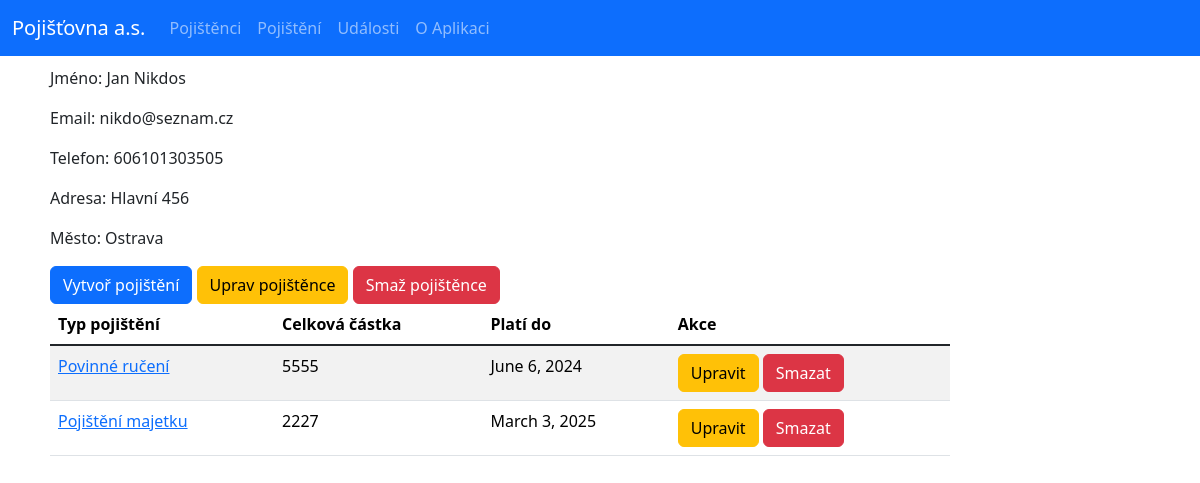
Page /policyholder-detail/2/ on the committed database.
### base/models.py (models this page shows, shortened)
class Policyholder(models.Model):
    first_name = models.CharField("Jméno", max_length=50)
    last_name = models.CharField("Příjmení", max_length=50)
    email = models.EmailField()
    phone = models.CharField("Telefon", max_length=20)
    address = models.CharField("Adresa", max_length=100)
    city = models.CharField("Město", max_length=100)
    zip_code = models.CharField("PSČ", max_length=20)
    class Meta:
        ordering = ['last_name', 'first_name']

class InsurancePolicy(models.Model):
    holder = models.ForeignKey(Policyholder, on_delete=models.CASCADE)
    effective_date = models.DateField("Začátek platnosti")
    expire_date = models.DateField("Konec platnosti")
    total_amount = models.IntegerField("Celková částka")
    policy_type = models.CharField("Druh pojištění", max_length=50)
    class Meta:
        ordering = ['expire_date']

### base/views.py (the view)
# urls.py: path('policyholder-detail/<str:pk>/', views.policyholder_detail, name="policyholder-detail"),
def policyholder_detail(request, pk):
    policyholder = Policyholder.objects.get(id=pk)
    insurance_policies = policyholder.insurancepolicy_set.all()  # gets all policies of policyholder instance
    context = {'policyholder': policyholder, 'insurance_policies': insurance_policies}
    return render(request, 'base/policyholder_detail.html', context)

### base/templates/base/policyholder_detail.html
{% extends 'main.html' %}
{% block content %}
<main class="content">
    <p>Jméno: {{policyholder.first_name}} {{policyholder.last_name}}</p>
    <p>Email: {{policyholder.email}}</p>
    <p>Telefon: {{policyholder.phone}}</p>
    <p>Adresa: {{policyholder.address}}</p>
    <p>Město: {{policyholder.city}}</p>
    <a href="{% url 'create-insurance-policy' policyholder.id %}" class="btn btn-primary">Vytvoř pojištění</a>
    <a href="{% url 'update-policyholder' policyholder.id %}" class="btn btn-warning">Uprav pojištěnce</a>
    <a href="{% url 'delete-policyholder' policyholder.id %}" class="btn btn-danger">Smaž pojištěnce</a>
    <div class="table-responsive">
        <table class="table table-striped table-hover">
            <thead>
                <tr>
                    <th scope="col">Typ pojištění</th>
                    <th scope="col">Celková částka</th>
                    <th scope="col">Platí do</th>
                    <th scope="col">Akce</th>
                </tr>
            </thead>
            <tbody class="table-group-divider">
                {% for policy in insurance_policies %}
                <tr>
                    <td><a href="{% url 'insurance-policy-detail' policy.id %}">{{policy.policy_type}}</a></td>
                    <td>{{policy.total_amount}}</td>
                    <td>{{policy.expire_date}}</td>
                    <td><a href="{% url 'update-insurance-policy' policy.id %}" class="btn btn-warning">Upravit</a>
                        <a href="{% url 'delete-insurance-policy' policy.id %}" class="btn btn-danger">Smazat</a></td>
                </tr>
                {% endfor %}
            </tbody>
        </table>
    </div>
</main>
{% endblock %}

### base/static/base/css/style.css (style rules this page uses)
.content { margin: 10px 50px; }
table { max-width: 900px; }

### rows in the picture
Policyholder: first_name "Jan", last_name "Nikdos", email "nikdo@seznam.cz", phone "606101303505", address "Hlavní 456", city "Ostrava"
InsurancePolicy: policy_type "Povinné ručení", total_amount "5555", expire_date "June 6, 2024"
InsurancePolicy: policy_type "Pojištění majetku", total_amount "2227", expire_date "March 3, 2025"
